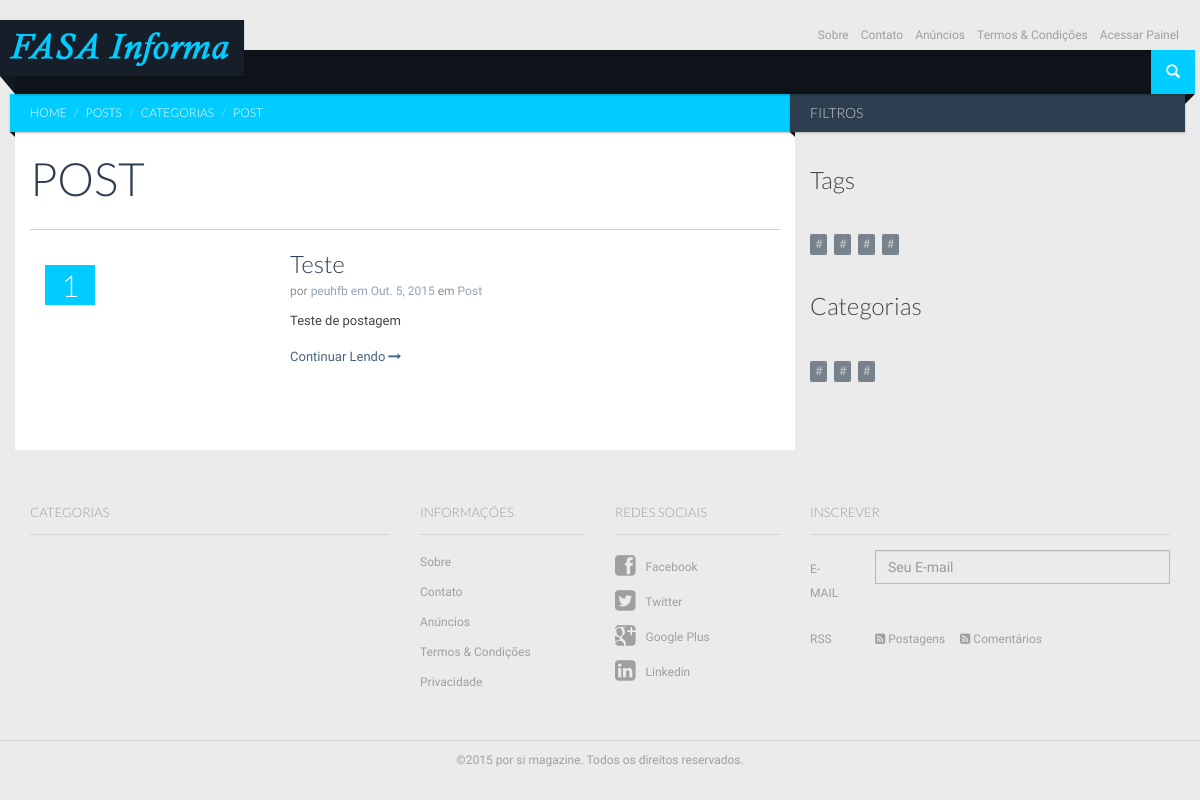
/posts/category/Post/, run on the app's committed database.
### posts/models.py (models this page shows, shortened)
class Categories(models.Model):
	name  = models.SlugField(max_length=50)

class Posts(models.Model):
	title 	           = models.CharField(max_length=100, null=False, blank=False)
	image_link         = models.CharField(max_length=200)
	short_description  = models.TextField(max_length=10000)
	content            = RichTextField()
	author             = models.ForeignKey(User, default=get_current_user)
	tags               = models.ManyToManyField('Tags')
	category           = models.ForeignKey('Categories')
	pub_date           = models.DateField(default=datetime.datetime.today())
	pub_hour           = models.TimeField(default=datetime.datetime.now())
	is_active          = models.BooleanField(default=True)
	slug               = models.SlugField(blank=True, max_length=100, unique=True)

class Tags(models.Model):
	name  = models.SlugField(max_length=50)

### posts/views.py (the view)
# urls.py: url(r'^category/([\w-]+)/$', PostsCategoryList.as_view(), name='posts_category_list'),
class PostsCategoryList(ListView):
	template_name       = 'posts/posts_category_list.html'
	context_object_name = 'posts'
	def get_queryset(self):
		self.category = get_object_or_404(Categories, name=self.args[0])
		return Posts.objects.filter(category=self.category)
	def get_context_data(self, **kwargs):
	    context = super(PostsCategoryList, self).get_context_data(**kwargs)
	    self.category         = get_object_or_404(Categories, name=self.args[0])
	    context['category']   = self.category
	    context['categories'] = Categories.objects.all()
	    context['tags']       = Tags.objects.all()
	    return context

### posts/templates/posts/posts_category_list.html (shortened to what this page needs)
{% extends "homesite/base.html" %}
	{% block content %}
		<div id="main" class="container">
			<div id="content" class="content section row">
				<div class="col-md-8 bg-base col-lg-8 col-xl-9">
					<div class="ribbon ribbon-highlight">
						<ol class="breadcrumb ribbon-inner">
							<li><a href="{% url 'home' %}">Home</a></li>
							<li><a href="{% url 'all_posts' %}">Posts</a></li>
							<li>Categorias</li>
							<li class="active">{{ category.name }}</li>
						</ol>
					</div>
					<header class="page-header">
						<h2 class="page-title">
							{{ category.name|upper }}
						</h2>
					</header>
					<div class="entries">
						{% for post in posts %}
							<article class="entry style-media media type-post">
								<div class="style-review-score">{{ post.id }}</div>
								<figure class="media-object pull-left entry-thumbnail">
								</figure>
								<div class="media-body">
									<header class="entry-header">
										<h3 class="entry-title">
											<a href="{% url 'post_detail' post.slug %}" rel="bookmark">{{ post.title }}</a>
										</h3>
										<div class="entry-meta">
											<span class="author">por <a href="blog.html">{{ post.author }}</a></span>
											<span class="entry-date"><a href="blog.html">em <time datetime="2013-07-04T23:26:34+00:00">{{ post.pub_date }}</time></a></span>
											<span class="category">em <a href="{% url 'posts_category_list' post.category.name %}">{{ post.category.name }}</a></span>
										</div>
									</header>
									<p>
										{{ post.short_description }}
										<a href="{% url 'post_detail' post.slug %}" class="more-link">Continuar Lendo<i class="icon icon-long-arrow-right"></i></a>
									</p>
								</div>
							</article>
						{% endfor %}
					</div>
				</div>
				<div class="sidebar col-md-4 col-lg-4 col-xl-3">
					<aside class="widget">
						<h2 class="widget-title ribbon"><span>Filtros</span></h2>
						<ul class="entries">
							<li class="entry style-score-widget">
								<div class="score-label entry-title"><h3>Tags</h3></div>
								<div class="tagcloud">
									{% for tag in tags %}
										<a href="{% url 'posts_tag_list' tag.name %}">{{ tag.label }}</a>
									{% endfor %}
								</div>
							</li>
							<li class="entry style-score-widget">
								<div class="score-label entry-title"><h3>Categorias</h3></div>
								<div class="tagcloud">
									{% for category in categories %}
										<a href="{% url 'posts_category_list' category.name %}">{{ category.label }}</a>
									{% endfor %}
								</div>
							</li>
						</ul>
					</aside>
				</div>
			</div>
		</div>
	{% endblock content %}

### homesite/static/css/base.css (style rules this page uses)
html, body { height: 100%; }
body { font-family: 'Droid Sans', sans-serif; font-size: 14px; line-height: 24px; }
h1, h2, h3, h4, h5, h6 { font-family: 'Lato', sans-serif; font-weight: 300; margin-bottom: 20px; }
.col-xl-1, .col-xl-2, .col-xl-3, .col-xl-4, .col-xl-5, .col-xl-6, .col-xl-7, .col-xl-8, .col-xl-9, .col-xl-10, .col-xl-11, .col-xl-12 { position: relative; min-height: 1px; padding-right: 15px; padding-left: 15px; }
#main { padding-top: 94px; position: relative; }
.page-header { border: none; margin-top: 15px; margin-bottom: 20px; border-bottom: 1px solid #ccc; }
.page-title, .page-title.full-page-title { font-size: 36px; line-height: 43px; margin-bottom: 5px; font-weight: 300; overflow: hidden; }
.section { position: relative; margin-bottom: 20px; *zoom: 1; }
.section:before, .section:after { display: table; line-height: 0; content: ""; }
.section:after { clear: both; }
.widget { margin-bottom: 20px; position: relative; }
.widget .widget-title.ribbon { font-size: 14px; line-height: 38px; font-weight: 300; }
@media (min-width: 768px) { .page-header { margin-top: 15px; margin-bottom: 15px; } }
@media (min-width: 768px) { .page-title, .page-title.full-page-title { font-size: 41px; line-height: 48px; } }
@media (min-width: 992px) { .page-header { margin-top: 15px; margin-bottom: 20px; } }
@media (min-width: 1200px) { .container { max-width: 1170px; } }
@media (min-width: 1200px) { .page-title { font-size: 46px; line-height: 53px; padding-bottom: 10px; } }

### homesite/static/colorschemes/default.css (style rules this page uses)
body { background-color: #ebebeb; color: #444444; }
a { color: #476481; }
.bg-base { background-color: #ffffff; }
.bg-base > .entries > .entry:not(.style-grid) .entry-title a { color: #2c3e50; }
.ribbon > a, .ribbon > span, .ribbon > .ribbon-inner { -webkit-box-shadow: 0 1px 2px 0 rgba(0, 0, 0, 0.25); -moz-box-shadow: 0 1px 2px 0 rgba(0, 0, 0, 0.25); box-shadow: 0 1px 2px 0 rgba(0, 0, 0, 0.25); background-color: #2c3e50; color: #cccccc; }
.ribbon > span, .ribbon > .ribbon-inner { color: #cccccc; }
.ribbon > span a, .ribbon > .ribbon-inner a { color: #cccccc; }
.ribbon.ribbon-highlight > a, .ribbon.ribbon-highlight > span, .ribbon.ribbon-highlight > .ribbon-inner { transition: background-color 0.5s ease; background-color: #00CCFF; color: #FFFFFF; }
.ribbon.ribbon-highlight > span, .ribbon.ribbon-highlight > .ribbon-inner { color: #FFFFFF; }
.ribbon.ribbon-highlight > span a, .ribbon.ribbon-highlight > .ribbon-inner a { color: #FFFFFF; }
.ribbon:after { border-right-color: #111; }
.style-review-score { background-color: #00CCFF; color: #FFFFFF; }
.page-header { border-bottom-color: #d0d0d0; }
.page-header .page-title { color: #2c3e50; }
.tagcloud a, .post-tags a { color: #cccccc; background-color: #2c3e50; background-color: rgba(43, 61, 79, 0.6); filter: progid:dximagetransform.microsoft.gradient(startColorstr='#99ffffff', endColorstr='#99ffffff'); -ms-filter: "progid:DXImageTransform.Microsoft.gradient(startColorstr=#992b3d4f, endColorstr=#992b3d4f)"; }
.breadcrumb > li.active { color: inherit; }
.breadcrumb > li + li:before { color: inherit; -webkit-opacity: 0.6; -moz-opacity: 0.6; opacity: 0.6; filter: alpha(opacity=60); }

### data on the page
Categories: name "POST"
Posts: id "1", title "Teste", author "peuhfb", pub_date "Out. 5, 2015", category.name "Post", short_description "Teste de postagem"
